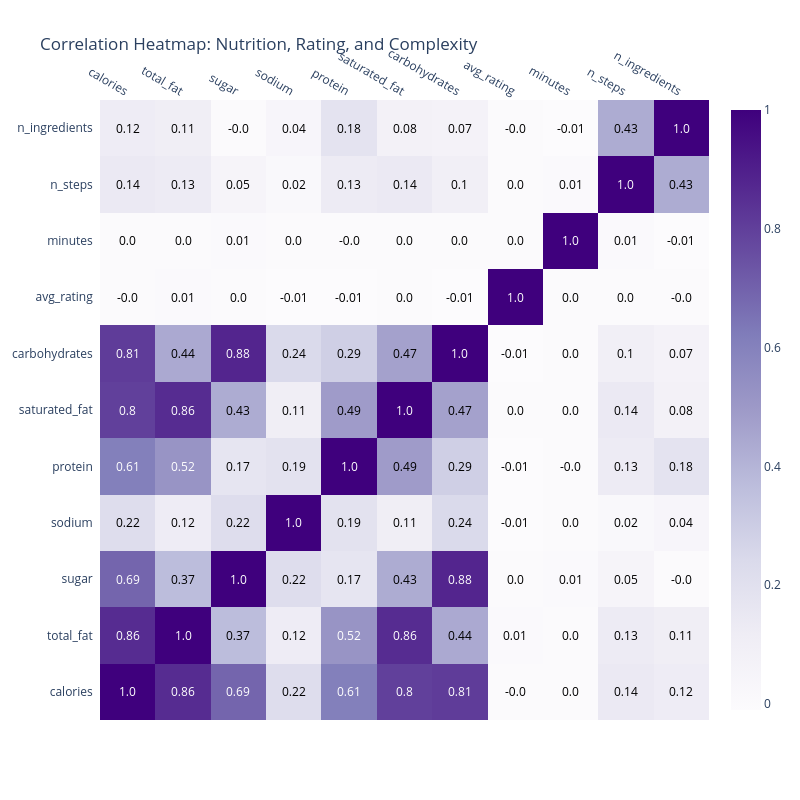

Notebook code for this chart:
### Code cell
# Question 2
%pip install plotly
import plotly.figure_factory as ff
import numpy as np

corr_cols = ['calories', 'total_fat', 'sugar', 'sodium', 
             'protein', 'saturated_fat', 'carbohydrates',
             'avg_rating', 'minutes', 'n_steps', 'n_ingredients']

corr = recipes[corr_cols].corr().round(2)

fig = ff.create_annotated_heatmap(
    z=corr.values,
    x=corr_cols,
    y=corr_cols,
    annotation_text=corr.values,
    colorscale='Purples',
    showscale=True
)

fig.update_layout(
    title='Correlation Heatmap: Nutrition, Rating, and Complexity',
    width=800,
    height=800
)

fig.show()

### Figure 1 — Plotly figure (JSON) as saved in the notebook; plotly's stock layout.template omitted (floating-point values rounded to 4 significant figures)
{"data": [{"colorscale": [[0, "rgb(252,251,253)"], [0.125, "rgb(239,237,245)"], [0.25, "rgb(218,218,235)"], [0.375, "rgb(188,189,220)"], [0.5, "rgb(158,154,200)"], [0.625, "rgb(128,125,186)"], [0.75, "rgb(106,81,163)"], [0.875, "rgb(84,39,143)"], [1, "rgb(63,0,125)"]], "reversescale": false, "showscale": true, "type": "heatmap", "x": ["calories", "total_fat", "sugar", "sodium", "protein", "saturated_fat", "carbohydrates", "avg_rating", "minutes", "n_steps", "n_ingredients"], "y": ["calories", "total_fat", "sugar", "sodium", "protein", "saturated_fat", "carbohydrates", "avg_rating", "minutes", "n_steps", "n_ingredients"], "z": [[1.0, 0.86, 0.69, 0.22, 0.61, 0.8, 0.81, -0.0, 0.0, 0.14, 0.12], [0.86, 1.0, 0.37, 0.12, 0.52, 0.86, 0.44, 0.01, 0.0, 0.13, 0.11], [0.69, 0.37, 1.0, 0.22, 0.17, 0.43, 0.88, 0.0, 0.01, 0.05, -0.0], [0.22, 0.12, 0.22, 1.0, 0.19, 0.11, 0.24, -0.01, 0.0, 0.02, 0.04], [0.61, 0.52, 0.17, 0.19, 1.0, 0.49, 0.29, -0.01, -0.0, 0.13, 0.18], [0.8, 0.86, 0.43, 0.11, 0.49, 1.0, 0.47, 0.0, 0.0, 0.14, 0.08], [0.81, 0.44, 0.88, 0.24, 0.29, 0.47, 1.0, -0.01, 0.0, 0.1, 0.07], [-0.0, 0.01, 0.0, -0.01, -0.01, 0.0, -0.01, 1.0, 0.0, 0.0, -0.0], [0.0, 0.0, 0.01, 0.0, -0.0, 0.0, 0.0, 0.0, 1.0, 0.01, -0.01], [0.14, 0.13, 0.05, 0.02, 0.13, 0.14, 0.1, 0.0, 0.01, 1.0, 0.43], [0.12, 0.11, -0.0, 0.04, 0.18, 0.08, 0.07, -0.0, -0.01, 0.43, 1.0]]}], "layout": {"annotations": [{"font": {"color": "#FFFFFF"}, "showarrow": false, "text": "1.0", "x": "calories", "xref": "x", "y": "calories", "yref": "y"}, {"font": {"color": "#FFFFFF"}, "showarrow": false, "text": "0.86", "x": "total_fat", "xref": "x", "y": "calories", "yref": "y"}, {"font": {"color": "#FFFFFF"}, "showarrow": false, "text": "0.69", "x": "sugar", "xref": "x", "y": "calories", "yref": "y"}, {"font": {"color": "#000000"}, "showarrow": false, "text": "0.22", "x": "sodium", "xref": "x", "y": "calories", "yref": "y"}, {"font": {"color": "#FFFFFF"}, "showarrow": false, "text": "0.61", "x": "protein", "xref": "x", "y": "calories", "yref": "y"}, {"font": {"color": "#FFFFFF"}, "showarrow": false, "text": "0.8", "x": "saturated_fat", "xref": "x", "y": "calories", "yref": "y"}, {"font": {"color": "#FFFFFF"}, "showarrow": false, "text": "0.81", "x": "carbohydrates", "xref": "x", "y": "calories", "yref": "y"}, {"font": {"color": "#000000"}, "showarrow": false, "text": "-0.0", "x": "avg_rating", "xref": "x", "y": "calories", "yref": "y"}, {"font": {"color": "#000000"}, "showarrow": false, "text": "0.0", "x": "minutes", "xref": "x", "y": "calories", "yref": "y"}, {"font": {"color": "#000000"}, "showarrow": false, "text": "0.14", "x": "n_steps", "xref": "x", "y": "calories", "yref": "y"}, {"font": {"color": "#000000"}, "showarrow": false, "text": "0.12", "x": "n_ingredients", "xref": "x", "y": "calories", "yref": "y"}, {"font": {"color": "#FFFFFF"}, "showarrow": false, "text": "0.86", "x": "calories", "xref": "x", "y": "total_fat", "yref": "y"}, {"font": {"color": "#FFFFFF"}, "showarrow": false, "text": "1.0", "x": "total_fat", "xref": "x", "y": "total_fat", "yref": "y"}, {"font": {"color": "#000000"}, "showarrow": false, "text": "0.37", "x": "sugar", "xref": "x", "y": "total_fat", "yref": "y"}, {"font": {"color": "#000000"}, "showarrow": false, "text": "0.12", "x": "sodium", "xref": "x", "y": "total_fat", "yref": "y"}, {"font": {"color": "#FFFFFF"}, "showarrow": false, "text": "0.52", "x": "protein", "xref": "x", "y": "total_fat", "yref": "y"}, {"font": {"color": "#FFFFFF"}, "showarrow": false, "text": "0.86", "x": "saturated_fat", "xref": "x", "y": "total_fat", "yref": "y"}, {"font": {"color": "#000000"}, "showarrow": false, "text": "0.44", "x": "carbohydrates", "xref": "x", "y": "total_fat", "yref": "y"}, {"font": {"color": "#000000"}, "showarrow": false, "text": "0.01", "x": "avg_rating", "xref": "x", "y": "total_fat", "yref": "y"}, {"font": {"color": "#000000"}, "showarrow": false, "text": "0.0", "x": "minutes", "xref": "x", "y": "total_fat", "yref": "y"}, {"font": {"color": "#000000"}, "showarrow": false, "text": "0.13", "x": "n_steps", "xref": "x", "y": "total_fat", "yref": "y"}, {"font": {"color": "#000000"}, "showarrow": false, "text": "0.11", "x": "n_ingredients", "xref": "x", "y": "total_fat", "yref": "y"}, {"font": {"color": "#FFFFFF"}, "showarrow": false, "text": "0.69", "x": "calories", "xref": "x", "y": "sugar", "yref": "y"}, {"font": {"color": "#000000"}, "showarrow": false, "text": "0.37", "x": "total_fat", "xref": "x", "y": "sugar", "yref": "y"}, {"font": {"color": "#FFFFFF"}, "showarrow": false, "text": "1.0", "x": "sugar", "xref": "x", "y": "sugar", "yref": "y"}, {"font": {"color": "#000000"}, "showarrow": false, "text": "0.22", "x": "sodium", "xref": "x", "y": "sugar", "yref": "y"}, {"font": {"color": "#000000"}, "showarrow": false, "text": "0.17", "x": "protein", "xref": "x", "y": "sugar", "yref": "y"}, {"font": {"color": "#000000"}, "showarrow": false, "text": "0.43", "x": "saturated_fat", "xref": "x", "y": "sugar", "yref": "y"}, {"font": {"color": "#FFFFFF"}, "showarrow": false, "text": "0.88", "x": "carbohydrates", "xref": "x", "y": "sugar", "yref": "y"}, {"font": {"color": "#000000"}, "showarrow": false, "text": "0.0", "x": "avg_rating", "xref": "x", "y": "sugar", "yref": "y"}, {"font": {"color": "#000000"}, "showarrow": false, "text": "0.01", "x": "minutes", "xref": "x", "y": "sugar", "yref": "y"}, {"font": {"color": "#000000"}, "showarrow": false, "text": "0.05", "x": "n_steps", "xref": "x", "y": "sugar", "yref": "y"}, {"font": {"color": "#000000"}, "showarrow": false, "text": "-0.0", "x": "n_ingredients", "xref": "x", "y": "sugar", "yref": "y"}, {"font": {"color": "#000000"}, "showarrow": false, "text": "0.22", "x": "calories", "xref": "x", "y": "sodium", "yref": "y"}, {"font": {"color": "#000000"}, "showarrow": false, "text": "0.12", "x": "total_fat", "xref": "x", "y": "sodium", "yref": "y"}, {"font": {"color": "#000000"}, "showarrow": false, "text": "0.22", "x": "sugar", "xref": "x", "y": "sodium", "yref": "y"}, {"font": {"color": "#FFFFFF"}, "showarrow": false, "text": "1.0", "x": "sodium", "xref": "x", "y": "sodium", "yref": "y"}, {"font": {"color": "#000000"}, "showarrow": false, "text": "0.19", "x": "protein", "xref": "x", "y": "sodium", "yref": "y"}, {"font": {"color": "#000000"}, "showarrow": false, "text": "0.11", "x": "saturated_fat", "xref": "x", "y": "sodium", "yref": "y"}, {"font": {"color": "#000000"}, "showarrow": false, "text": "0.24", "x": "carbohydrates", "xref": "x", "y": "sodium", "yref": "y"}, {"font": {"color": "#000000"}, "showarrow": false, "text": "-0.01", "x": "avg_rating", "xref": "x", "y": "sodium", "yref": "y"}, {"font": {"color": "#000000"}, "showarrow": false, "text": "0.0", "x": "minutes", "xref": "x", "y": "sodium", "yref": "y"}, {"font": {"color": "#000000"}, "showarrow": false, "text": "0.02", "x": "n_steps", "xref": "x", "y": "sodium", "yref": "y"}, {"font": {"color": "#000000"}, "showarrow": false, "text": "0.04", "x": "n_ingredients", "xref": "x", "y": "sodium", "yref": "y"}, {"font": {"color": "#FFFFFF"}, "showarrow": false, "text": "0.61", "x": "calories", "xref": "x", "y": "protein", "yref": "y"}, {"font": {"color": "#FFFFFF"}, "showarrow": false, "text": "0.52", "x": "total_fat", "xref": "x", "y": "protein", "yref": "y"}, {"font": {"color": "#000000"}, "showarrow": false, "text": "0.17", "x": "sugar", "xref": "x", "y": "protein", "yref": "y"}, {"font": {"color": "#000000"}, "showarrow": false, "text": "0.19", "x": "sodium", "xref": "x", "y": "protein", "yref": "y"}, {"font": {"color": "#FFFFFF"}, "showarrow": false, "text": "1.0", "x": "protein", "xref": "x", "y": "protein", "yref": "y"}, {"font": {"color": "#000000"}, "showarrow": false, "text": "0.49", "x": "saturated_fat", "xref": "x", "y": "protein", "yref": "y"}, {"font": {"color": "#000000"}, "showarrow": false, "text": "0.29", "x": "carbohydrates", "xref": "x", "y": "protein", "yref": "y"}, {"font": {"color": "#000000"}, "showarrow": false, "text": "-0.01", "x": "avg_rating", "xref": "x", "y": "protein", "yref": "y"}, {"font": {"color": "#000000"}, "showarrow": false, "text": "-0.0", "x": "minutes", "xref": "x", "y": "protein", "yref": "y"}, {"font": {"color": "#000000"}, "showarrow": false, "text": "0.13", "x": "n_steps", "xref": "x", "y": "protein", "yref": "y"}, {"font": {"color": "#000000"}, "showarrow": false, "text": "0.18", "x": "n_ingredients", "xref": "x", "y": "protein", "yref": "y"}, {"font": {"color": "#FFFFFF"}, "showarrow": false, "text": "0.8", "x": "calories", "xref": "x", "y": "saturated_fat", "yref": "y"}, {"font": {"color": "#FFFFFF"}, "showarrow": false, "text": "0.86", "x": "total_fat", "xref": "x", "y": "saturated_fat", "yref": "y"}, {"font": {"color": "#000000"}, "showarrow": false, "text": "0.43", "x": "sugar", "xref": "x", "y": "saturated_fat", "yref": "y"}, {"font": {"color": "#000000"}, "showarrow": false, "text": "0.11", "x": "sodium", "xref": "x", "y": "saturated_fat", "yref": "y"}, {"font": {"color": "#000000"}, "showarrow": false, "text": "0.49", "x": "protein", "xref": "x", "y": "saturated_fat", "yref": "y"}, {"font": {"color": "#FFFFFF"}, "showarrow": false, "text": "1.0", "x": "saturated_fat", "xref": "x", "y": "saturated_fat", "yref": "y"}, {"font": {"color": "#000000"}, "showarrow": false, "text": "0.47", "x": "carbohydrates", "xref": "x", "y": "saturated_fat", "yref": "y"}, {"font": {"color": "#000000"}, "showarrow": false, "text": "0.0", "x": "avg_rating", "xref": "x", "y": "saturated_fat", "yref": "y"}, {"font": {"color": "#000000"}, "showarrow": false, "text": "0.0", "x": "minutes", "xref": "x", "y": "saturated_fat", "yref": "y"}, {"font": {"color": "#000000"}, "showarrow": false, "text": "0.14", "x": "n_steps", "xref": "x", "y": "saturated_fat", "yref": "y"}, {"font": {"color": "#000000"}, "showarrow": false, "text": "0.08", "x": "n_ingredients", "xref": "x", "y": "saturated_fat", "yref": "y"}, {"font": {"color": "#FFFFFF"}, "showarrow": false, "text": "0.81", "x": "calories", "xref": "x", "y": "carbohydrates", "yref": "y"}, {"font": {"color": "#000000"}, "showarrow": false, "text": "0.44", "x": "total_fat", "xref": "x", "y": "carbohydrates", "yref": "y"}, {"font": {"color": "#FFFFFF"}, "showarrow": false, "text": "0.88", "x": "sugar", "xref": "x", "y": "carbohydrates", "yref": "y"}, {"font": {"color": "#000000"}, "showarrow": false, "text": "0.24", "x": "sodium", "xref": "x", "y": "carbohydrates", "yref": "y"}, {"font": {"color": "#000000"}, "showarrow": false, "text": "0.29", "x": "protein", "xref": "x", "y": "carbohydrates", "yref": "y"}, {"font": {"color": "#000000"}, "showarrow": false, "text": "0.47", "x": "saturated_fat", "xref": "x", "y": "carbohydrates", "yref": "y"}, {"font": {"color": "#FFFFFF"}, "showarrow": false, "text": "1.0", "x": "carbohydrates", "xref": "x", "y": "carbohydrates", "yref": "y"}, {"font": {"color": "#000000"}, "showarrow": false, "text": "-0.01", "x": "avg_rating", "xref": "x", "y": "carbohydrates", "yref": "y"}, {"font": {"color": "#000000"}, "showarrow": false, "text": "0.0", "x": "minutes", "xref": "x", "y": "carbohydrates", "yref": "y"}, {"font": {"color": "#000000"}, "showarrow": false, "text": "0.1", "x": "n_steps", "xref": "x", "y": "carbohydrates", "yref": "y"}, {"font": {"color": "#000000"}, "showarrow": false, "text": "0.07", "x": "n_ingredients", "xref": "x", "y": "carbohydrates", "yref": "y"}, {"font": {"color": "#000000"}, "showarrow": false, "text": "-0.0", "x": "calories", "xref": "x", "y": "avg_rating", "yref": "y"}, {"font": {"color": "#000000"}, "showarrow": false, "text": "0.01", "x": "total_fat", "xref": "x", "y": "avg_rating", "yref": "y"}, {"font": {"color": "#000000"}, "showarrow": false, "text": "0.0", "x": "sugar", "xref": "x", "y": "avg_rating", "yref": "y"}, {"font": {"color": "#000000"}, "showarrow": false, "text": "-0.01", "x": "sodium", "xref": "x", "y": "avg_rating", "yref": "y"}, {"font": {"color": "#000000"}, "showarrow": false, "text": "-0.01", "x": "protein", "xref": "x", "y": "avg_rating", "yref": "y"}, {"font": {"color": "#000000"}, "showarrow": false, "text": "0.0", "x": "saturated_fat", "xref": "x", "y": "avg_rating", "yref": "y"}, {"font": {"color": "#000000"}, "showarrow": false, "text": "-0.01", "x": "carbohydrates", "xref": "x", "y": "avg_rating", "yref": "y"}, {"font": {"color": "#FFFFFF"}, "showarrow": false, "text": "1.0", "x": "avg_rating", "xref": "x", "y": "avg_rating", "yref": "y"}, {"font": {"color": "#000000"}, "showarrow": false, "text": "0.0", "x": "minutes", "xref": "x", "y": "avg_rating", "yref": "y"}, {"font": {"color": "#000000"}, "showarrow": false, "text": "0.0", "x": "n_steps", "xref": "x", "y": "avg_rating", "yref": "y"}, {"font": {"color": "#000000"}, "showarrow": false, "text": "-0.0", "x": "n_ingredients", "xref": "x", "y": "avg_rating", "yref": "y"}, {"font": {"color": "#000000"}, "showarrow": false, "text": "0.0", "x": "calories", "xref": "x", "y": "minutes", "yref": "y"}, {"font": {"color": "#000000"}, "showarrow": false, "text": "0.0", "x": "total_fat", "xref": "x", "y": "minutes", "yref": "y"}, {"font": {"color": "#000000"}, "showarrow": false, "text": "0.01", "x": "sugar", "xref": "x", "y": "minutes", "yref": "y"}, {"font": {"color": "#000000"}, "showarrow": false, "text": "0.0", "x": "sodium", "xref": "x", "y": "minutes", "yref": "y"}, {"font": {"color": "#000000"}, "showarrow": false, "text": "-0.0", "x": "protein", "xref": "x", "y": "minutes", "yref": "y"}, {"font": {"color": "#000000"}, "showarrow": false, "text": "0.0", "x": "saturated_fat", "xref": "x", "y": "minutes", "yref": "y"}, {"font": {"color": "#000000"}, "showarrow": false, "text": "0.0", "x": "carbohydrates", "xref": "x", "y": "minutes", "yref": "y"}, {"font": {"color": "#000000"}, "showarrow": false, "text": "0.0", "x": "avg_rating", "xref": "x", "y": "minutes", "yref": "y"}, {"font": {"color": "#FFFFFF"}, "showarrow": false, "text": "1.0", "x": "minutes", "xref": "x", "y": "minutes", "yref": "y"}, {"font": {"color": "#000000"}, "showarrow": false, "text": "0.01", "x": "n_steps", "xref": "x", "y": "minutes", "yref": "y"}, {"font": {"color": "#000000"}, "showarrow": false, "text": "-0.01", "x": "n_ingredients", "xref": "x", "y": "minutes", "yref": "y"}, {"font": {"color": "#000000"}, "showarrow": false, "text": "0.14", "x": "calories", "xref": "x", "y": "n_steps", "yref": "y"}, {"font": {"color": "#000000"}, "showarrow": false, "text": "0.13", "x": "total_fat", "xref": "x", "y": "n_steps", "yref": "y"}, {"font": {"color": "#000000"}, "showarrow": false, "text": "0.05", "x": "sugar", "xref": "x", "y": "n_steps", "yref": "y"}, {"font": {"color": "#000000"}, "showarrow": false, "text": "0.02", "x": "sodium", "xref": "x", "y": "n_steps", "yref": "y"}, {"font": {"color": "#000000"}, "showarrow": false, "text": "0.13", "x": "protein", "xref": "x", "y": "n_steps", "yref": "y"}, {"font": {"color": "#000000"}, "showarrow": false, "text": "0.14", "x": "saturated_fat", "xref": "x", "y": "n_steps", "yref": "y"}, {"font": {"color": "#000000"}, "showarrow": false, "text": "0.1", "x": "carbohydrates", "xref": "x", "y": "n_steps", "yref": "y"}, {"font": {"color": "#000000"}, "showarrow": false, "text": "0.0", "x": "avg_rating", "xref": "x", "y": "n_steps", "yref": "y"}, {"font": {"color": "#000000"}, "showarrow": false, "text": "0.01", "x": "minutes", "xref": "x", "y": "n_steps", "yref": "y"}, {"font": {"color": "#FFFFFF"}, "showarrow": false, "text": "1.0", "x": "n_steps", "xref": "x", "y": "n_steps", "yref": "y"}, {"font": {"color": "#000000"}, "showarrow": false, "text": "0.43", "x": "n_ingredients", "xref": "x", "y": "n_steps", "yref": "y"}, {"font": {"color": "#000000"}, "showarrow": false, "text": "0.12", "x": "calories", "xref": "x", "y": "n_ingredients", "yref": "y"}, {"font": {"color": "#000000"}, "showarrow": false, "text": "0.11", "x": "total_fat", "xref": "x", "y": "n_ingredients", "yref": "y"}, {"font": {"color": "#000000"}, "showarrow": false, "text": "-0.0", "x": "sugar", "xref": "x", "y": "n_ingredients", "yref": "y"}, {"font": {"color": "#000000"}, "showarrow": false, "text": "0.04", "x": "sodium", "xref": "x", "y": "n_ingredients", "yref": "y"}, {"font": {"color": "#000000"}, "showarrow": false, "text": "0.18", "x": "protein", "xref": "x", "y": "n_ingredients", "yref": "y"}, {"font": {"color": "#000000"}, "showarrow": false, "text": "0.08", "x": "saturated_fat", "xref": "x", "y": "n_ingredients", "yref": "y"}, {"font": {"color": "#000000"}, "showarrow": false, "text": "0.07", "x": "carbohydrates", "xref": "x", "y": "n_ingredients", "yref": "y"}, {"font": {"color": "#000000"}, "showarrow": false, "text": "-0.0", "x": "avg_rating", "xref": "x", "y": "n_ingredients", "yref": "y"}, {"font": {"color": "#000000"}, "showarrow": false, "text": "-0.01", "x": "minutes", "xref": "x", "y": "n_ingredients", "yref": "y"}, {"font": {"color": "#000000"}, "showarrow": false, "text": "0.43", "x": "n_steps", "xref": "x", "y": "n_ingredients", "yref": "y"}, {"font": {"color": "#FFFFFF"}, "showarrow": false, "text": "1.0", "x": "n_ingredients", "xref": "x", "y": "n_ingredients", "yref": "y"}], "height": 800, "title": {"text": "Correlation Heatmap: Nutrition, Rating, and Complexity"}, "width": 800, "xaxis": {"dtick": 1, "gridcolor": "rgb(0, 0, 0)", "side": "top", "ticks": ""}, "yaxis": {"dtick": 1, "ticks": "", "ticksuffix": "  "}}}
